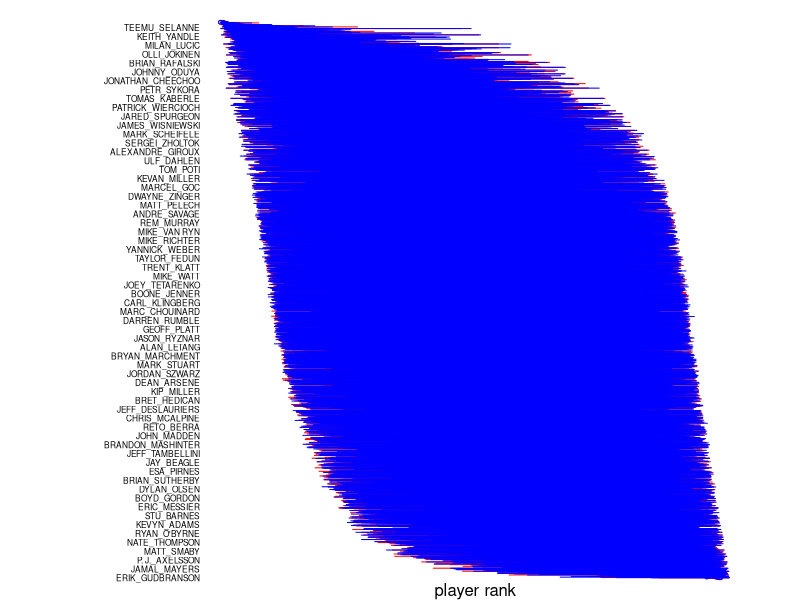

Write R code to recreate this figure.
rs <- read.csv("../results/logistic_pranks_betas.csv")

n <- nrow(rs)

prankfile <- paste("../results/prank_all_", 
	format(Sys.time(), "%Y%m%d"), ".pdf", sep="")
pdf(prankfile, height=200)
xrange <- range(rs[,-(1:3)])
par(mai=c(0,2,0.0,0.5), mgp=c(-1,0,0))
plot(rs$TPmed, ((n:1)+0.1), axes=FALSE, col="red", 
	 ylab="", cex=0.5, xlim=xrange, xlab="player rank")
segments(rs$TPq10, ((n:1)+0.1), rs$TPq90, ((n:1)+0.1), col="red")
points(rs$Pmed, ((n:1)-0.1), col="blue", cex=0.5)
segments(rs$Pq10, ((n:1)-0.1), rs$Pq90, ((n:1)-0.1), col="blue")
axis(2, at=(n:1), labels=rs$Player, tick=FALSE, las=2, cex.axis=0.5)
dev.off()